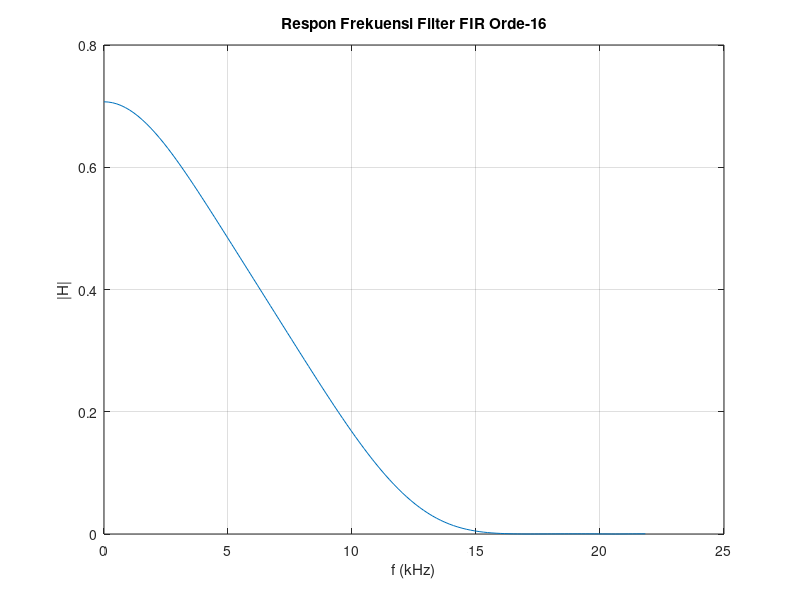

Write MATLAB code to recreate this figure.
clear all; clc;

f = [0, 0.00227, 0.57, 0.9, 1];
m = [1, 0.8, 0, 0, 0];
n = 16;                              % orde 16, 1/2 frekuensi sampling = 8kHz
fs2 = 22;                             % hitung koefisien filter
b = fir2(n, f, m);

fid = fopen('fir.txt', 'w');         % buka file fir.txt
fprintf(fid, strcat('Koefisien filter FIR orde-'), int2str(n), ':\n');
fprintf(fid, strcat('Generated on-', datestr(now), '\n\n'));
for i = 1:n+1                        % simpan dalam file
    fprintf(fid, '%1.6f \n', b(i));
end
fclose(fid);                         % tutup file

[H, w] = freqz(b, 1, 128);           % respon frekuensi
plot(w/pi * fs2, abs(H));            % plot respon frekuensi

xlabel('f (kHz)');
ylabel('|H|');
grid;
title(strcat('Respon Frekuensi Filter FIR Orde-', int2str(n)));